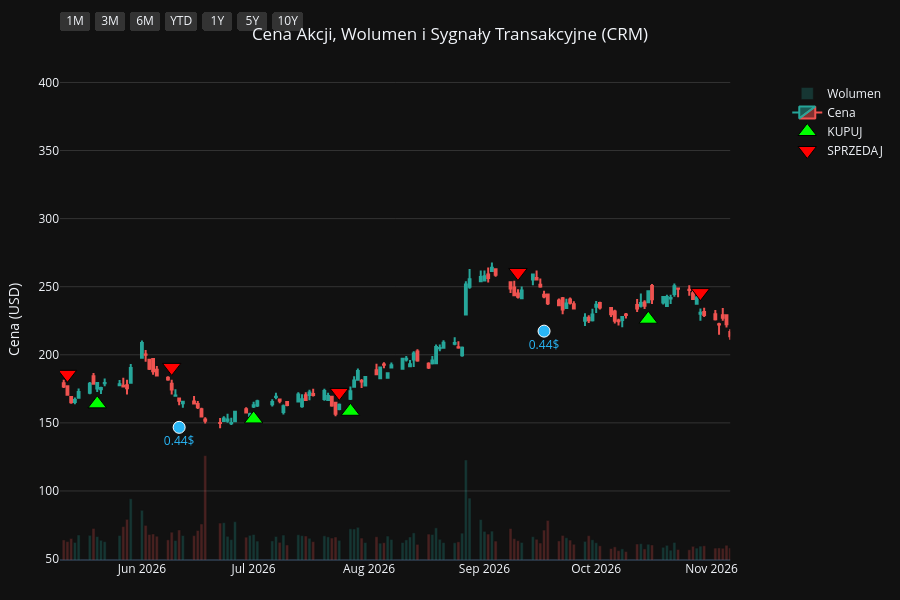
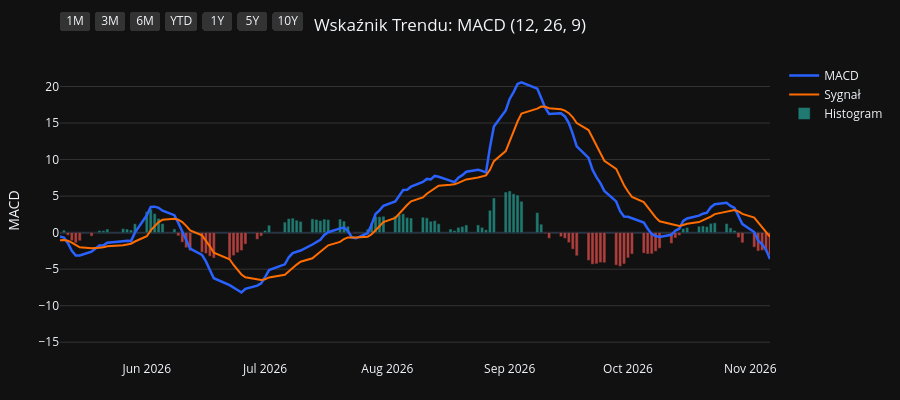
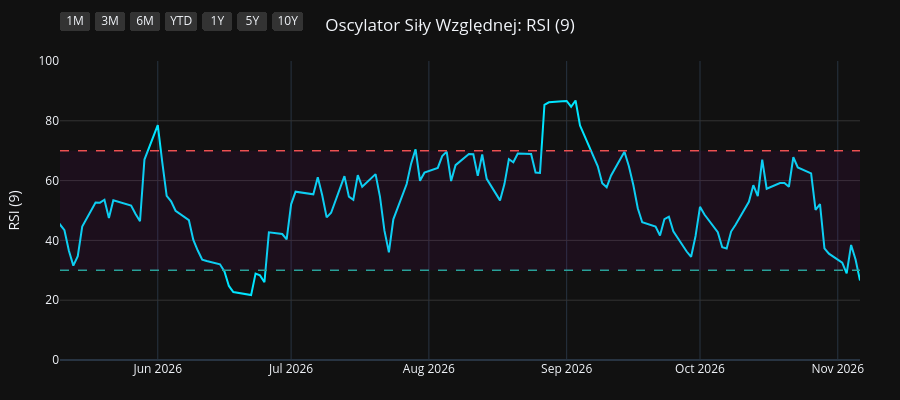
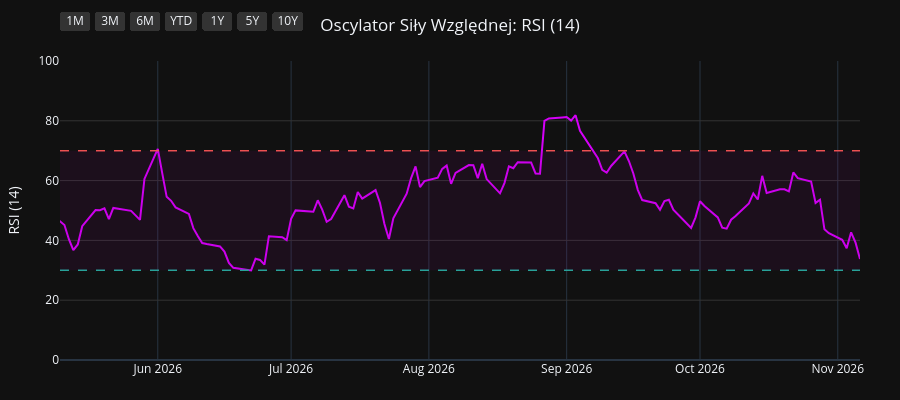

The notebook cell saved with these charts, in order:
### Code cell
import os
import yfinance as yf
import pandas as pd
import pandas_ta as ta
import plotly.graph_objects as go
from plotly.subplots import make_subplots

# 1. Pobranie i przygotowanie danych
symbol = os.environ.get("STOCK_TICKER", "").strip().upper()
if not symbol:
    raise RuntimeError("Set STOCK_TICKER before running price_extractor.ipynb")
df = yf.Ticker(symbol).history(period="10y")
df.index = df.index.tz_localize(None)

# Wskaźniki i sygnały
df.ta.macd(fast=12, slow=26, signal=9, append=True)
df.ta.rsi(length=9, append=True)
df.ta.rsi(length=14, append=True)
df.ta.rsi(length=21, append=True)
df.dropna(inplace=True)

macd = df['MACD_12_26_9']
signal = df['MACDs_12_26_9']
wczorajszy_macd = macd.shift(1)
wczorajszy_signal = signal.shift(1)

df['Decyzja'] = 'BRAK'
df.loc[(macd > signal) & (wczorajszy_macd <= wczorajszy_signal), 'Decyzja'] = 'KUPUJ'
df.loc[(macd < signal) & (wczorajszy_macd >= wczorajszy_signal), 'Decyzja'] = 'SPRZEDAJ'

df_kupuj = df[df['Decyzja'] == 'KUPUJ']
df_sprzedaj = df[df['Decyzja'] == 'SPRZEDAJ']
df_dywidendy = df[df['Dividends'] > 0]
df_splity = df[df['Stock Splits'] > 0]

# Wspólna konfiguracja osi X
konfiguracja_osi_x = dict(
    type="date",
    showspikes=True, spikemode="across", spikesnap="cursor", spikedash="dot", spikecolor="#ffffff", spikethickness=1, hoverformat="%Y-%m-%d",
    rangeselector=dict(
        buttons=list([
            dict(count=1, label="1M", step="month", stepmode="backward"),
            dict(count=3, label="3M", step="month", stepmode="backward"),
            dict(count=6, label="6M", step="month", stepmode="backward"),
            dict(count=1, label="YTD", step="year", stepmode="todate"),
            dict(count=1, label="1Y", step="year", stepmode="backward"),
            dict(count=5, label="5Y", step="year", stepmode="backward"),
            dict(step="all", label="10Y")
        ]),
        bgcolor="#333333", activecolor="#2962ff", x=0, y=1.1
    )
)

# ==========================================
# WYKRES 1: CENA + WOLUMEN + SYGNAŁY
# ==========================================
fig1 = make_subplots(specs=[[{"secondary_y": True}]])

kolory_wolumenu = ['#26a69a' if row['Close'] >= row['Open'] else '#ef5350' for index, row in df.iterrows()]
fig1.add_trace(go.Bar(x=df.index, y=df['Volume'], marker_color=kolory_wolumenu, opacity=0.25, name='Wolumen'), secondary_y=True)
fig1.add_trace(go.Candlestick(x=df.index, open=df['Open'], high=df['High'], low=df['Low'], close=df['Close'], name='Cena', increasing_line_color='#26a69a', decreasing_line_color='#ef5350'), secondary_y=False)
fig1.add_trace(go.Scatter(x=df_kupuj.index, y=df_kupuj['Low'] * 0.95, customdata=df_kupuj[['Low', 'High']], mode='markers', marker=dict(symbol='triangle-up', size=16, color='#00ff00', line=dict(width=1, color='black')), name='KUPUJ', hovertemplate='KUPUJ<br>Najniższa: %{customdata[0]:.2f}<br>Najwyższa: %{customdata[1]:.2f}<extra></extra>'), secondary_y=False)
fig1.add_trace(go.Scatter(x=df_sprzedaj.index, y=df_sprzedaj['High'] * 1.05, customdata=df_sprzedaj[['Low', 'High']], mode='markers', marker=dict(symbol='triangle-down', size=16, color='#ff0000', line=dict(width=1, color='black')), name='SPRZEDAJ', hovertemplate='SPRZEDAJ<br>Najniższa: %{customdata[0]:.2f}<br>Najwyższa: %{customdata[1]:.2f}<extra></extra>'), secondary_y=False)

if not df_dywidendy.empty:
    fig1.add_trace(go.Scatter(x=df_dywidendy.index, y=df_dywidendy['Low'] * 0.90, mode='markers+text', marker=dict(symbol='circle', size=12, color='#29b6f6', line=dict(width=1, color='white')), text=df_dywidendy['Dividends'].apply(lambda x: f"{x}$"), textposition="bottom center", name='Dywidenda', showlegend=False, hovertemplate='Dywidenda: %{text}<extra></extra>', textfont=dict(color="#29b6f6")), secondary_y=False)
if not df_splity.empty:
                    fig1.add_trace(go.Scatter(x=df_splity.index, y=df_splity['High'], mode='markers+text', marker=dict(symbol='star', size=16, color='#ffee58', line=dict(width=1, color='black')), text=df_splity['Stock Splits'].apply(lambda x: f"{x:g}:1" if x >= 1 else f"1:{1 / x:g}"), textposition="top center", name='Split', hovertemplate='%{text}<extra></extra>', textfont=dict(color="#ffee58")), secondary_y=False)

fig1.update_layout(title=dict(text=f"Cena Akcji, Wolumen i Sygnały Transakcyjne ({symbol})", x=0.5, xanchor='center'), dragmode='pan', xaxis_rangeslider_visible=False, template='plotly_dark', height=600, hovermode='x unified', margin=dict(l=60, r=40, t=60, b=40))
fig1.update_xaxes(**konfiguracja_osi_x)
fig1.update_xaxes(range=[df.index.max() - pd.Timedelta(days=180), df.index.max()])
fig1.update_yaxes(title_text="Cena (USD)", secondary_y=False, gridcolor='#333333')
fig1.update_yaxes(range=[0, df['Volume'].max() * 4], showgrid=False, showticklabels=False, secondary_y=True)
fig1.show(config={'scrollZoom': True})

# ==========================================
# WYKRES 2: WSKAŹNIK MACD
# ==========================================
fig2 = go.Figure()
fig2.add_trace(go.Scatter(x=df.index, y=df['MACD_12_26_9'], line=dict(color='#2962ff', width=2.5), name='MACD'))
fig2.add_trace(go.Scatter(x=df.index, y=df['MACDs_12_26_9'], line=dict(color='#ff6d00', width=2), name='Sygnał'))
kolory_macd = ['#26a69a' if val >= 0 else '#ef5350' for val in df['MACDh_12_26_9']]
fig2.add_trace(go.Bar(x=df.index, y=df['MACDh_12_26_9'], marker_color=kolory_macd, name='Histogram', opacity=0.7))
fig2.update_layout(title=dict(text="Wskaźnik Trendu: MACD (12, 26, 9)", x=0.5, xanchor='center'), dragmode='pan', xaxis_rangeslider_visible=False, template='plotly_dark', height=400, hovermode='x unified', margin=dict(l=60, r=40, t=60, b=40))
fig2.update_xaxes(**konfiguracja_osi_x)
fig2.update_xaxes(range=[df.index.max() - pd.Timedelta(days=180), df.index.max()])
fig2.update_yaxes(title_text="MACD", gridcolor='#333333')
fig2.show(config={'scrollZoom': True})

# ==========================================
# WYKRES 3: OSCYLATOR RSI (9)
# ==========================================
fig3 = go.Figure()
fig3.add_trace(go.Scatter(x=df.index, y=df['RSI_9'], line=dict(color='#00e5ff', width=2), name='RSI (9)'))
fig3.add_hline(y=70, line_dash="dash", line_color="#ef5350", line_width=1.5)
fig3.add_hline(y=30, line_dash="dash", line_color="#26a69a", line_width=1.5)
fig3.add_hrect(y0=30, y1=70, line_width=0, fillcolor="purple", opacity=0.1)
fig3.update_layout(title=dict(text="Oscylator Siły Względnej: RSI (9)", x=0.5, xanchor='center'), dragmode='pan', xaxis_rangeslider_visible=False, template='plotly_dark', height=400, hovermode='x unified', margin=dict(l=60, r=40, t=60, b=40))
fig3.update_xaxes(**konfiguracja_osi_x)
fig3.update_xaxes(range=[df.index.max() - pd.Timedelta(days=180), df.index.max()])
fig3.update_yaxes(title_text="RSI (9)", range=[0, 100], gridcolor='#333333')
fig3.show(config={'scrollZoom': True})

# ==========================================
# WYKRES 4: OSCYLATOR RSI (14)
# ==========================================
fig4 = go.Figure()
fig4.add_trace(go.Scatter(x=df.index, y=df['RSI_14'], line=dict(color='#d500f9', width=2), name='RSI (14)'))
fig4.add_hline(y=70, line_dash="dash", line_color="#ef5350", line_width=1.5)
fig4.add_hline(y=30, line_dash="dash", line_color="#26a69a", line_width=1.5)
fig4.add_hrect(y0=30, y1=70, line_width=0, fillcolor="purple", opacity=0.1)
fig4.update_layout(title=dict(text="Oscylator Siły Względnej: RSI (14)", x=0.5, xanchor='center'), dragmode='pan', xaxis_rangeslider_visible=False, template='plotly_dark', height=400, hovermode='x unified', margin=dict(l=60, r=40, t=60, b=40))
fig4.update_xaxes(**konfiguracja_osi_x)
fig4.update_xaxes(range=[df.index.max() - pd.Timedelta(days=180), df.index.max()])
fig4.update_yaxes(title_text="RSI (14)", range=[0, 100], gridcolor='#333333')
fig4.show(config={'scrollZoom': True})

# ==========================================
# WYKRES 5: OSCYLATOR RSI (21)
# ==========================================
fig5 = go.Figure()
fig5.add_trace(go.Scatter(x=df.index, y=df['RSI_21'], line=dict(color='#64dd17', width=2), name='RSI (21)'))
fig5.add_hline(y=70, line_dash="dash", line_color="#ef5350", line_width=1.5)
fig5.add_hline(y=30, line_dash="dash", line_color="#26a69a", line_width=1.5)
fig5.add_hrect(y0=30, y1=70, line_width=0, fillcolor="purple", opacity=0.1)
fig5.update_layout(title=dict(text="Oscylator Siły Względnej: RSI (21)", x=0.5, xanchor='center'), dragmode='pan', xaxis_rangeslider_visible=False, template='plotly_dark', height=400, hovermode='x unified', margin=dict(l=60, r=40, t=60, b=40))
fig5.update_xaxes(**konfiguracja_osi_x)
fig5.update_xaxes(range=[df.index.max() - pd.Timedelta(days=180), df.index.max()])
fig5.update_yaxes(title_text="RSI (21)", range=[0, 100], gridcolor='#333333')
fig5.show(config={'scrollZoom': True})

### Figure 1 — Plotly figure (JSON) as saved in the notebook; plotly's stock layout.template omitted (floating-point values rounded to 4 significant figures; data arrays with more than 128 entries replaced by an {"elided": "..."} marker saying what was removed)
{"data": [{"marker": {"color": {"elided": "2481 str values"}}, "name": "Wolumen", "opacity": 0.25, "type": "bar", "x": {"elided": "2481 str values"}, "xaxis": "x", "y": {"elided": "2481 int values"}, "yaxis": "y2"}, {"close": {"elided": "2481 float values"}, "decreasing": {"line": {"color": "#ef5350"}}, "high": {"elided": "2481 float values"}, "increasing": {"line": {"color": "#26a69a"}}, "low": {"elided": "2481 float values"}, "name": "Cena", "open": {"elided": "2481 float values"}, "type": "candlestick", "x": {"elided": "2481 str values"}, "xaxis": "x", "yaxis": "y"}, {"customdata": {"elided": "94x2 float values"}, "hovertemplate": "KUPUJ<br>Najniższa: %{customdata[0]:.2f}<br>Najwyższa: %{customdata[1]:.2f}<extra></extra>", "marker": {"color": "#00ff00", "line": {"color": "black", "width": 1}, "size": 16, "symbol": "triangle-up"}, "mode": "markers", "name": "KUPUJ", "type": "scatter", "x": ["2017-04-05T00:00:00", "2017-04-25T00:00:00", "2017-05-25T00:00:00", "2017-07-10T00:00:00", "2017-08-16T00:00:00", "2017-10-05T00:00:00", "2018-01-03T00:00:00", "2018-02-16T00:00:00", "2018-04-12T00:00:00", "2018-05-01T00:00:00", "2018-06-04T00:00:00", "2018-07-06T00:00:00", "2018-08-14T00:00:00", "2018-08-22T00:00:00", "2018-09-12T00:00:00", "2018-09-24T00:00:00", "2018-11-07T00:00:00", "2018-11-28T00:00:00", "2018-12-31T00:00:00", "2019-02-01T00:00:00", "2019-03-19T00:00:00", "2019-04-25T00:00:00", "2019-06-06T00:00:00", "2019-06-19T00:00:00", "2019-07-01T00:00:00", "2019-08-20T00:00:00", "2019-10-15T00:00:00", "2019-10-25T00:00:00", "2019-12-19T00:00:00", "2020-02-20T00:00:00", "2020-03-24T00:00:00", "2020-06-18T00:00:00", "2020-07-01T00:00:00", "2020-08-03T00:00:00", "2020-08-19T00:00:00", "2020-10-08T00:00:00", "2020-11-06T00:00:00", "2020-12-18T00:00:00", "2021-01-19T00:00:00", "2021-03-19T00:00:00", "2021-05-20T00:00:00", "2021-07-26T00:00:00", "2021-08-05T00:00:00", "2021-08-12T00:00:00", "2021-09-23T00:00:00", "2021-10-12T00:00:00", "2021-12-27T00:00:00", "2022-01-28T00:00:00", "2022-02-25T00:00:00", "2022-05-04T00:00:00", "2022-05-23T00:00:00", "2022-06-24T00:00:00", "2022-07-07T00:00:00", "2022-07-20T00:00:00", "2022-09-14T00:00:00", "2022-09-28T00:00:00", "2022-11-14T00:00:00", "2022-11-28T00:00:00", "2022-12-27T00:00:00", "2023-03-02T00:00:00", "2023-03-15T00:00:00", "2023-05-10T00:00:00", "2023-07-11T00:00:00", "2023-08-28T00:00:00", "2023-10-09T00:00:00", "2023-11-01T00:00:00", "2024-01-17T00:00:00", "2024-02-08T00:00:00", "2024-02-27T00:00:00", "2024-05-06T00:00:00", "2024-06-20T00:00:00", "2024-07-22T00:00:00", "2024-08-13T00:00:00", "2024-09-16T00:00:00", "2024-11-06T00:00:00", "2024-11-21T00:00:00", "2024-12-04T00:00:00", "2025-01-23T00:00:00", "2025-03-19T00:00:00", "2025-04-11T00:00:00", "2025-04-23T00:00:00", "2025-06-24T00:00:00", "2025-07-23T00:00:00", "2025-08-19T00:00:00", "2025-09-22T00:00:00", "2025-10-06T00:00:00", "2025-12-03T00:00:00", "2026-02-20T00:00:00", "2026-04-02T00:00:00", "2026-04-16T00:00:00", "2026-05-20T00:00:00", "2026-07-01T00:00:00", "2026-07-27T00:00:00", "2026-10-15T00:00:00"], "xaxis": "x", "y": [77.38, 78.63, 83.81, 81.54, 84.66, 88.26, 97.53, 105.0, 111.2, 112.3, 120.8, 129.6, 134.8, 135.2, 141.5, 142.9, 127.2, 123.0, 125.4, 140.8, 150.6, 150.1, 146.7, 140.3, 141.6, 133.4, 139.5, 136.4, 149.9, 176.9, 133.5, 169.3, 174.8, 183.2, 186.5, 239.7, 237.2, 209.2, 199.2, 194.9, 207.3, 229.2, 227.0, 225.5, 248.3, 257.3, 236.1, 196.6, 187.9, 162.9, 145.3, 164.6, 161.4, 163.7, 147.3, 135.8, 144.2, 141.7, 119.0, 172.6, 166.1, 189.3, 202.5, 195.4, 190.8, 186.9, 246.2, 269.4, 276.5, 255.8, 217.3, 231.8, 236.5, 238.0, 283.8, 307.7, 333.9, 309.0, 259.9, 232.5, 234.3, 249.6, 246.8, 228.9, 229.1, 221.8, 219.6, 173.4, 171.3, 168.9, 164.0, 152.9, 158.5, 226.1], "yaxis": "y"}, {"customdata": {"elided": "95x2 float values"}, "hovertemplate": "SPRZEDAJ<br>Najniższa: %{customdata[0]:.2f}<br>Najwyższa: %{customdata[1]:.2f}<extra></extra>", "marker": {"color": "#ff0000", "line": {"color": "black", "width": 1}, "size": 16, "symbol": "triangle-down"}, "mode": "markers", "name": "SPRZEDAJ", "type": "scatter", "x": ["2017-02-16T00:00:00", "2017-04-13T00:00:00", "2017-05-19T00:00:00", "2017-06-09T00:00:00", "2017-08-03T00:00:00", "2017-09-14T00:00:00", "2017-11-27T00:00:00", "2018-02-01T00:00:00", "2018-03-20T00:00:00", "2018-04-25T00:00:00", "2018-05-18T00:00:00", "2018-06-22T00:00:00", "2018-07-24T00:00:00", "2018-08-21T00:00:00", "2018-09-06T00:00:00", "2018-09-19T00:00:00", "2018-10-02T00:00:00", "2018-11-14T00:00:00", "2018-12-18T00:00:00", "2019-01-28T00:00:00", "2019-02-19T00:00:00", "2019-03-25T00:00:00", "2019-05-07T00:00:00", "2019-06-12T00:00:00", "2019-06-26T00:00:00", "2019-07-30T00:00:00", "2019-09-25T00:00:00", "2019-10-17T00:00:00", "2019-11-22T00:00:00", "2020-01-27T00:00:00", "2020-02-21T00:00:00", "2020-05-29T00:00:00", "2020-06-29T00:00:00", "2020-07-14T00:00:00", "2020-08-11T00:00:00", "2020-09-09T00:00:00", "2020-10-16T00:00:00", "2020-11-27T00:00:00", "2021-01-15T00:00:00", "2021-02-23T00:00:00", "2021-05-03T00:00:00", "2021-06-23T00:00:00", "2021-07-27T00:00:00", "2021-08-11T00:00:00", "2021-09-08T00:00:00", "2021-10-08T00:00:00", "2021-11-10T00:00:00", "2022-01-05T00:00:00", "2022-02-17T00:00:00", "2022-04-06T00:00:00", "2022-05-06T00:00:00", "2022-06-15T00:00:00", "2022-06-30T00:00:00", "2022-07-12T00:00:00", "2022-08-17T00:00:00", "2022-09-16T00:00:00", "2022-11-03T00:00:00", "2022-11-18T00:00:00", "2022-12-02T00:00:00", "2023-02-10T00:00:00", "2023-03-13T00:00:00", "2023-04-06T00:00:00", "2023-06-05T00:00:00", "2023-07-26T00:00:00", "2023-09-18T00:00:00", "2023-10-25T00:00:00", "2023-12-26T00:00:00", "2024-02-06T00:00:00", "2024-02-12T00:00:00", "2024-03-07T00:00:00", "2024-05-28T00:00:00", "2024-07-19T00:00:00", "2024-08-02T00:00:00", "2024-08-30T00:00:00", "2024-10-21T00:00:00", "2024-11-20T00:00:00", "2024-11-27T00:00:00", "2024-12-13T00:00:00", "2025-02-07T00:00:00", "2025-04-03T00:00:00", "2025-04-21T00:00:00", "2025-05-23T00:00:00", "2025-07-11T00:00:00", "2025-08-01T00:00:00", "2025-09-12T00:00:00", "2025-09-30T00:00:00", "2025-11-06T00:00:00", "2026-01-02T00:00:00", "2026-03-25T00:00:00", "2026-04-07T00:00:00", "2026-05-12T00:00:00", "2026-06-09T00:00:00", "2026-07-24T00:00:00", "2026-09-10T00:00:00", "2026-10-29T00:00:00"], "xaxis": "x", "y": [84.2, 86.61, 93.76, 93.99, 93.17, 98.64, 110.5, 117.7, 130.7, 121.8, 131.6, 141.5, 153.4, 153.3, 153.7, 162.1, 164.4, 139.0, 137.7, 152.7, 166.4, 166.5, 166.6, 156.9, 156.0, 163.0, 157.9, 152.5, 168.4, 187.2, 197.9, 180.3, 189.3, 195.7, 201.8, 261.1, 270.5, 259.5, 224.5, 246.2, 238.5, 251.9, 255.7, 253.6, 272.4, 285.3, 317.9, 245.4, 216.1, 211.7, 177.7, 176.7, 172.6, 178.6, 195.2, 156.8, 155.0, 156.9, 149.6, 174.9, 182.5, 200.0, 218.8, 234.4, 222.9, 209.9, 274.6, 297.4, 299.8, 316.1, 281.9, 257.3, 256.3, 267.8, 303.1, 338.7, 349.2, 377.5, 345.9, 272.0, 251.6, 291.3, 273.3, 266.1, 257.3, 255.3, 260.9, 276.8, 195.4, 194.6, 185.7, 190.8, 172.4, 260.5, 245.7], "yaxis": "y"}, {"hovertemplate": "Dywidenda: %{text}<extra></extra>", "marker": {"color": "#29b6f6", "line": {"color": "white", "width": 1}, "size": 12, "symbol": "circle"}, "mode": "markers+text", "name": "Dywidenda", "showlegend": false, "text": ["0.4$", "0.4$", "0.4$", "0.4$", "0.416$", "0.416$", "0.416$", "0.416$", "0.44$", "0.44$", "0.44$"], "textfont": {"color": "#29b6f6"}, "textposition": "bottom center", "type": "scatter", "x": ["2024-03-13T00:00:00", "2024-07-09T00:00:00", "2024-09-18T00:00:00", "2024-12-18T00:00:00", "2025-04-10T00:00:00", "2025-06-18T00:00:00", "2025-09-17T00:00:00", "2025-12-18T00:00:00", "2026-04-09T00:00:00", "2026-06-11T00:00:00", "2026-09-17T00:00:00"], "xaxis": "x", "y": [268.0, 222.4, 222.6, 297.7, 220.7, 229.4, 213.6, 229.0, 149.8, 146.7, 217.4], "yaxis": "y"}], "layout": {"dragmode": "pan", "height": 600, "hovermode": "x unified", "margin": {"b": 40, "l": 60, "r": 40, "t": 60}, "title": {"text": "Cena Akcji, Wolumen i Sygnały Transakcyjne (CRM)", "x": 0.5, "xanchor": "center"}, "xaxis": {"anchor": "y", "domain": [0.0, 0.94], "hoverformat": "%Y-%m-%d", "range": ["2026-05-10T00:00:00", "2026-11-06T00:00:00"], "rangeselector": {"activecolor": "#2962ff", "bgcolor": "#333333", "buttons": [{"count": 1, "label": "1M", "step": "month", "stepmode": "backward"}, {"count": 3, "label": "3M", "step": "month", "stepmode": "backward"}, {"count": 6, "label": "6M", "step": "month", "stepmode": "backward"}, {"count": 1, "label": "YTD", "step": "year", "stepmode": "todate"}, {"count": 1, "label": "1Y", "step": "year", "stepmode": "backward"}, {"count": 5, "label": "5Y", "step": "year", "stepmode": "backward"}, {"label": "10Y", "step": "all"}], "x": 0, "y": 1.1}, "rangeslider": {"visible": false}, "showspikes": true, "spikecolor": "#ffffff", "spikedash": "dot", "spikemode": "across", "spikesnap": "cursor", "spikethickness": 1, "type": "date"}, "yaxis": {"anchor": "x", "domain": [0.0, 1.0], "gridcolor": "#333333", "title": {"text": "Cena (USD)"}}, "yaxis2": {"anchor": "x", "overlaying": "y", "range": [0, 267053200], "showgrid": false, "showticklabels": false, "side": "right"}}}

### Figure 2 — Plotly figure (JSON) as saved in the notebook; plotly's stock layout.template omitted (floating-point values rounded to 4 significant figures; data arrays with more than 128 entries replaced by an {"elided": "..."} marker saying what was removed)
{"data": [{"line": {"color": "#2962ff", "width": 2.5}, "name": "MACD", "type": "scatter", "x": {"elided": "2481 str values"}, "y": {"elided": "2481 float values"}}, {"line": {"color": "#ff6d00", "width": 2}, "name": "Sygnał", "type": "scatter", "x": {"elided": "2481 str values"}, "y": {"elided": "2481 float values"}}, {"marker": {"color": {"elided": "2481 str values"}}, "name": "Histogram", "opacity": 0.7, "type": "bar", "x": {"elided": "2481 str values"}, "y": {"elided": "2481 float values"}}], "layout": {"dragmode": "pan", "height": 400, "hovermode": "x unified", "margin": {"b": 40, "l": 60, "r": 40, "t": 60}, "title": {"text": "Wskaźnik Trendu: MACD (12, 26, 9)", "x": 0.5, "xanchor": "center"}, "xaxis": {"hoverformat": "%Y-%m-%d", "range": ["2026-05-10T00:00:00", "2026-11-06T00:00:00"], "rangeselector": {"activecolor": "#2962ff", "bgcolor": "#333333", "buttons": [{"count": 1, "label": "1M", "step": "month", "stepmode": "backward"}, {"count": 3, "label": "3M", "step": "month", "stepmode": "backward"}, {"count": 6, "label": "6M", "step": "month", "stepmode": "backward"}, {"count": 1, "label": "YTD", "step": "year", "stepmode": "todate"}, {"count": 1, "label": "1Y", "step": "year", "stepmode": "backward"}, {"count": 5, "label": "5Y", "step": "year", "stepmode": "backward"}, {"label": "10Y", "step": "all"}], "x": 0, "y": 1.1}, "rangeslider": {"visible": false}, "showspikes": true, "spikecolor": "#ffffff", "spikedash": "dot", "spikemode": "across", "spikesnap": "cursor", "spikethickness": 1, "type": "date"}, "yaxis": {"gridcolor": "#333333", "title": {"text": "MACD"}}}}

### Figure 3 — Plotly figure (JSON) as saved in the notebook; plotly's stock layout.template omitted (floating-point values rounded to 4 significant figures; data arrays with more than 128 entries replaced by an {"elided": "..."} marker saying what was removed)
{"data": [{"line": {"color": "#00e5ff", "width": 2}, "name": "RSI (9)", "type": "scatter", "x": {"elided": "2481 str values"}, "y": {"elided": "2481 float values"}}], "layout": {"dragmode": "pan", "height": 400, "hovermode": "x unified", "margin": {"b": 40, "l": 60, "r": 40, "t": 60}, "shapes": [{"line": {"color": "#ef5350", "dash": "dash", "width": 1.5}, "type": "line", "x0": 0, "x1": 1, "xref": "x domain", "y0": 70, "y1": 70, "yref": "y"}, {"line": {"color": "#26a69a", "dash": "dash", "width": 1.5}, "type": "line", "x0": 0, "x1": 1, "xref": "x domain", "y0": 30, "y1": 30, "yref": "y"}, {"fillcolor": "purple", "line": {"width": 0}, "opacity": 0.1, "type": "rect", "x0": 0, "x1": 1, "xref": "x domain", "y0": 30, "y1": 70, "yref": "y"}], "title": {"text": "Oscylator Siły Względnej: RSI (9)", "x": 0.5, "xanchor": "center"}, "xaxis": {"hoverformat": "%Y-%m-%d", "range": ["2026-05-10T00:00:00", "2026-11-06T00:00:00"], "rangeselector": {"activecolor": "#2962ff", "bgcolor": "#333333", "buttons": [{"count": 1, "label": "1M", "step": "month", "stepmode": "backward"}, {"count": 3, "label": "3M", "step": "month", "stepmode": "backward"}, {"count": 6, "label": "6M", "step": "month", "stepmode": "backward"}, {"count": 1, "label": "YTD", "step": "year", "stepmode": "todate"}, {"count": 1, "label": "1Y", "step": "year", "stepmode": "backward"}, {"count": 5, "label": "5Y", "step": "year", "stepmode": "backward"}, {"label": "10Y", "step": "all"}], "x": 0, "y": 1.1}, "rangeslider": {"visible": false}, "showspikes": true, "spikecolor": "#ffffff", "spikedash": "dot", "spikemode": "across", "spikesnap": "cursor", "spikethickness": 1, "type": "date"}, "yaxis": {"gridcolor": "#333333", "range": [0, 100], "title": {"text": "RSI (9)"}}}}

### Figure 4 — Plotly figure (JSON) as saved in the notebook; plotly's stock layout.template omitted (floating-point values rounded to 4 significant figures; data arrays with more than 128 entries replaced by an {"elided": "..."} marker saying what was removed)
{"data": [{"line": {"color": "#d500f9", "width": 2}, "name": "RSI (14)", "type": "scatter", "x": {"elided": "2481 str values"}, "y": {"elided": "2481 float values"}}], "layout": {"dragmode": "pan", "height": 400, "hovermode": "x unified", "margin": {"b": 40, "l": 60, "r": 40, "t": 60}, "shapes": [{"line": {"color": "#ef5350", "dash": "dash", "width": 1.5}, "type": "line", "x0": 0, "x1": 1, "xref": "x domain", "y0": 70, "y1": 70, "yref": "y"}, {"line": {"color": "#26a69a", "dash": "dash", "width": 1.5}, "type": "line", "x0": 0, "x1": 1, "xref": "x domain", "y0": 30, "y1": 30, "yref": "y"}, {"fillcolor": "purple", "line": {"width": 0}, "opacity": 0.1, "type": "rect", "x0": 0, "x1": 1, "xref": "x domain", "y0": 30, "y1": 70, "yref": "y"}], "title": {"text": "Oscylator Siły Względnej: RSI (14)", "x": 0.5, "xanchor": "center"}, "xaxis": {"hoverformat": "%Y-%m-%d", "range": ["2026-05-10T00:00:00", "2026-11-06T00:00:00"], "rangeselector": {"activecolor": "#2962ff", "bgcolor": "#333333", "buttons": [{"count": 1, "label": "1M", "step": "month", "stepmode": "backward"}, {"count": 3, "label": "3M", "step": "month", "stepmode": "backward"}, {"count": 6, "label": "6M", "step": "month", "stepmode": "backward"}, {"count": 1, "label": "YTD", "step": "year", "stepmode": "todate"}, {"count": 1, "label": "1Y", "step": "year", "stepmode": "backward"}, {"count": 5, "label": "5Y", "step": "year", "stepmode": "backward"}, {"label": "10Y", "step": "all"}], "x": 0, "y": 1.1}, "rangeslider": {"visible": false}, "showspikes": true, "spikecolor": "#ffffff", "spikedash": "dot", "spikemode": "across", "spikesnap": "cursor", "spikethickness": 1, "type": "date"}, "yaxis": {"gridcolor": "#333333", "range": [0, 100], "title": {"text": "RSI (14)"}}}}
